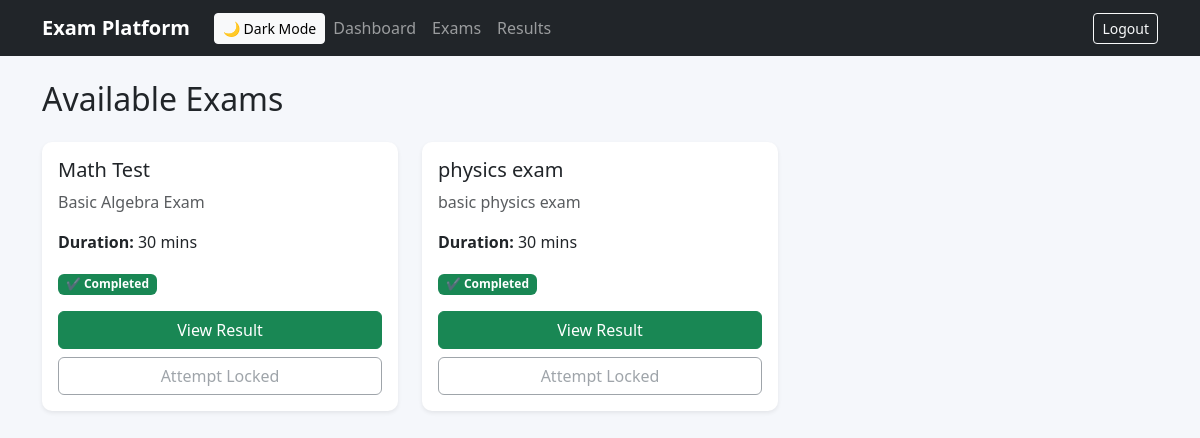
Before: /exams/ (signed in) with the older database file.
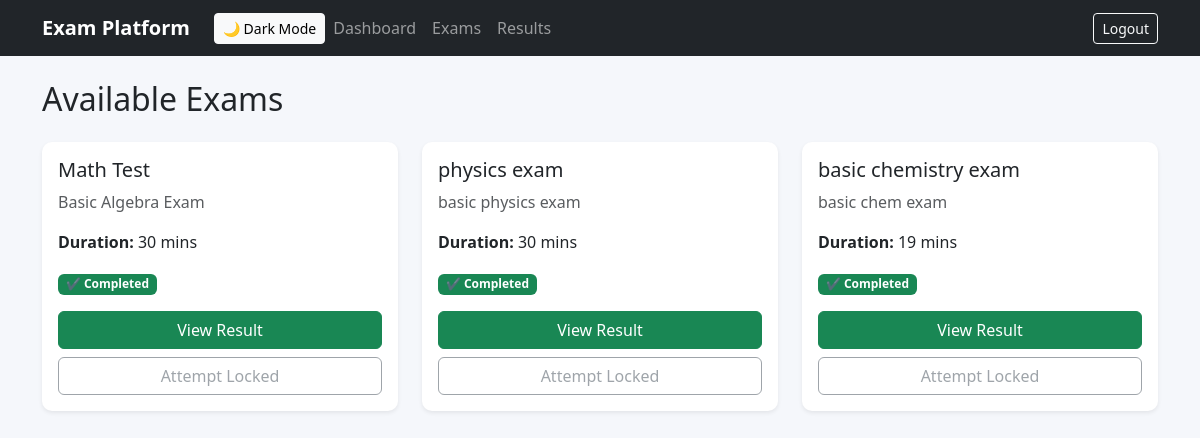
After: the same page with the newer database file.
### core/models.py (models this page shows, shortened)
class Exam(models.Model):
    title = models.CharField(max_length=255)
    description = models.TextField(blank=True)
    instructor = models.ForeignKey(
        User,
        on_delete=models.CASCADE,
        limit_choices_to={'role': 'INSTRUCTOR'}
    )
    duration_minutes = models.IntegerField()
    start_time = models.DateTimeField(null=True, blank=True)
    end_time = models.DateTimeField(null=True, blank=True)
    created_at = models.DateTimeField(auto_now_add=True)

### core/views.py (the view)
# urls.py: path('exams/', views.exam_list, name='exam_list'),
@login_required
def exam_list(request):
    exams = Exam.objects.all()
    exam_data = []
    for exam in exams:
        submission = Submission.objects.filter(
            student=request.user,
            exam=exam
        ).first()
        exam_data.append({
            "exam": exam,
            "submission": submission
        })
    return render(request, "core/exam_list.html", {
        "exam_data": exam_data
    })

### core/templates/core/exam_list.html
{% extends "core/base.html" %}
{% block content %}
<h2 class="mb-4">Available Exams</h2>
<div class="row">
{% for data in exam_data %}
<div class="col-md-4 mb-4">
<div class="card shadow-sm h-100 border-0">
<div class="card-body d-flex flex-column">
<h5 class="card-title">{{ data.exam.title }}</h5>
<p class="card-text text-muted">
{{ data.exam.description }}
</p>
<p>
<strong>Duration:</strong> {{ data.exam.duration_minutes }} mins
</p>
<div class="mt-auto">
{% if data.submission %}
    {% if data.submission.is_submitted %}
        <span class="badge bg-success mb-3">✔ Completed</span>
        <a href="{% url 'exam_result' data.submission.id %}"
           class="btn btn-success w-100 mb-2">
            View Result
        </a>
        <button class="btn btn-outline-secondary w-100" disabled>
                <title="You can only attempt this exam once"></title>
            Attempt Locked
        </button>
    {% else %}
        <span class="badge bg-warning text-dark mb-3">⏳ In Progress</span>
        <a href="{% url 'exam_detail' data.submission.id %}"
           class="btn btn-warning w-100">
            Resume Exam
        </a>
    {% endif %}
{% else %}
    <span class="badge bg-primary mb-3">🟢 Available</span>
    <a href="{% url 'exam_instructions' data.exam.id %}"
       class="btn btn-primary w-100">
        Start Exam
    </a>
{% endif %}
</div>
</div>
</div>
</div>
{% endfor %}
</div>
{% endblock %}

Changed rows visible on the page:
added Exam: exam "basic chemistry exam", exam.description "basic chem exam", exam.duration_minutes "19"
